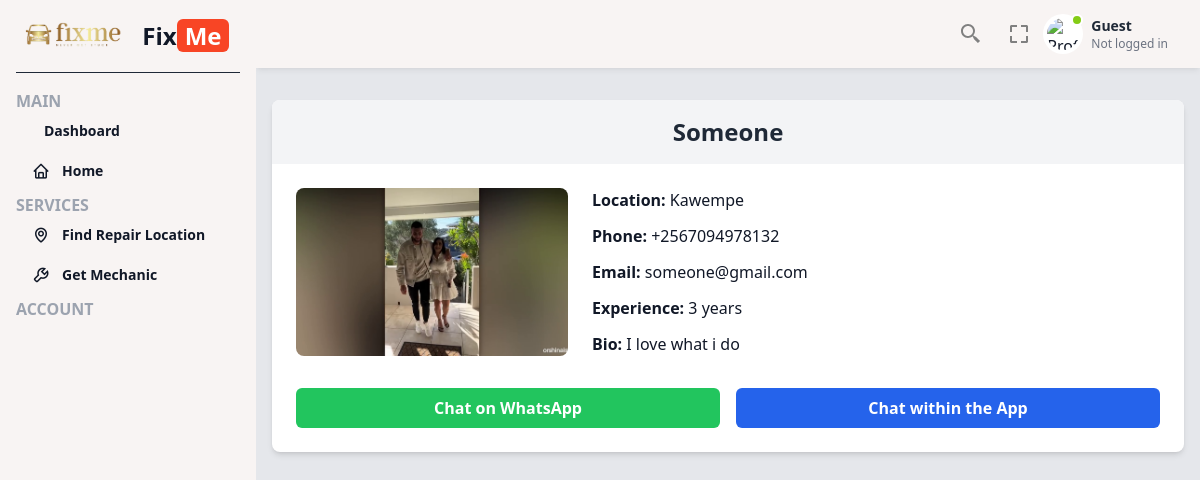
The app's page /mechanic_detail/1 with its own data.
### fixmeApp/models.py (models this page shows)
class Mechanic(models.Model):
    name = models.CharField(max_length=30)
    email = models.EmailField(validators=[EmailValidator(message="Please enter a valid email address")])
    location = models.CharField(max_length=30)
    experience = models.SmallIntegerField(default=0)
    phone = models.CharField(max_length=14, validators=[MinLengthValidator(10), MaxLengthValidator(14)])
    bio = models.CharField(max_length=100, null=True, blank=True)
    dis_img = models.ImageField(null=True, blank=True)
    created_at = models.DateTimeField(auto_now_add=True)

### fixmeApp/views.py (the view)
# urls.py: path('mechanic_detail/<int:id>', views.about_mechanic, name="about_mechanic"),
def about_mechanic(request, id):
    mechanic = Mechanic.objects.get(pk=id)
    return render(request, 'mechanicdetails.html', {'mechanic':mechanic})

### fixmeApp/views.py (called while the page is built)
def message_count_processor(request):
    if request.user.is_authenticated:
        return {
            'message_count': Message.objects.filter(user=request.user, read=False).count()
        }
    return {
        'message_count': 0
    }

### fixmeApp/templates/mechanicdetails.html
{% extends 'base.html' %}
{% load static %}
{% block content %}
<div class="max-w-5xl mx-auto px-4 py-8">
  <div class="bg-white shadow-md rounded-lg overflow-hidden">
    <div class="bg-gray-100 py-4">
      <h2 class="text-2xl font-bold text-center text-gray-800">{{ mechanic.name }}</h2>
    </div>
    <div class="p-6 grid grid-cols-1 md:grid-cols-3 gap-6">
      <div class="col-span-1 flex justify-center">
        {% if mechanic.dis_img %}
          <img src="{{ mechanic.dis_img.url }}" alt="{{ mechanic.name }}" class="w-full h-auto rounded-lg object-cover">
        {% else %}
          <img src="{% static 'images/default_mechanic.jpg' %}" alt="{{ mechanic.name }}" class="w-full h-auto rounded-lg object-cover">
        {% endif %}
      </div>
      <div class="md:col-span-2 space-y-3">
        <p><span class="font-semibold">Location:</span> {{ mechanic.location }}</p>
        <p><span class="font-semibold">Phone:</span> {{ mechanic.phone }}</p>
        <p><span class="font-semibold">Email:</span> {{ mechanic.email }}</p>
        <p><span class="font-semibold">Experience:</span> {{ mechanic.experience }} years</p>
        <p><span class="font-semibold">Bio:</span> {{ mechanic.bio }}</p>
      </div>
    </div>
    <div class="grid grid-cols-1 md:grid-cols-2 gap-4 p-6 pt-2">
      <a href="https://wa.me/{{ mechanic.phone }}" target="_blank" class="w-full text-center bg-green-500 hover:bg-green-600 text-white font-semibold py-2 px-4 rounded-md">
        Chat on WhatsApp
      </a>
      <a href="{% url 'chat_with_mechanic' mechanic.id %}" class="w-full text-center bg-blue-600 hover:bg-blue-700 text-white font-semibold py-2 px-4 rounded-md">
        Chat within the App
      </a>
    </div>
  </div>
</div>
{% endblock %}

### records on screen
Mechanic: name "Someone", dis_img (picture), location "Kawempe", phone "+2567094978132", email "someone@gmail.com", experience "3", bio "I love what i do"
